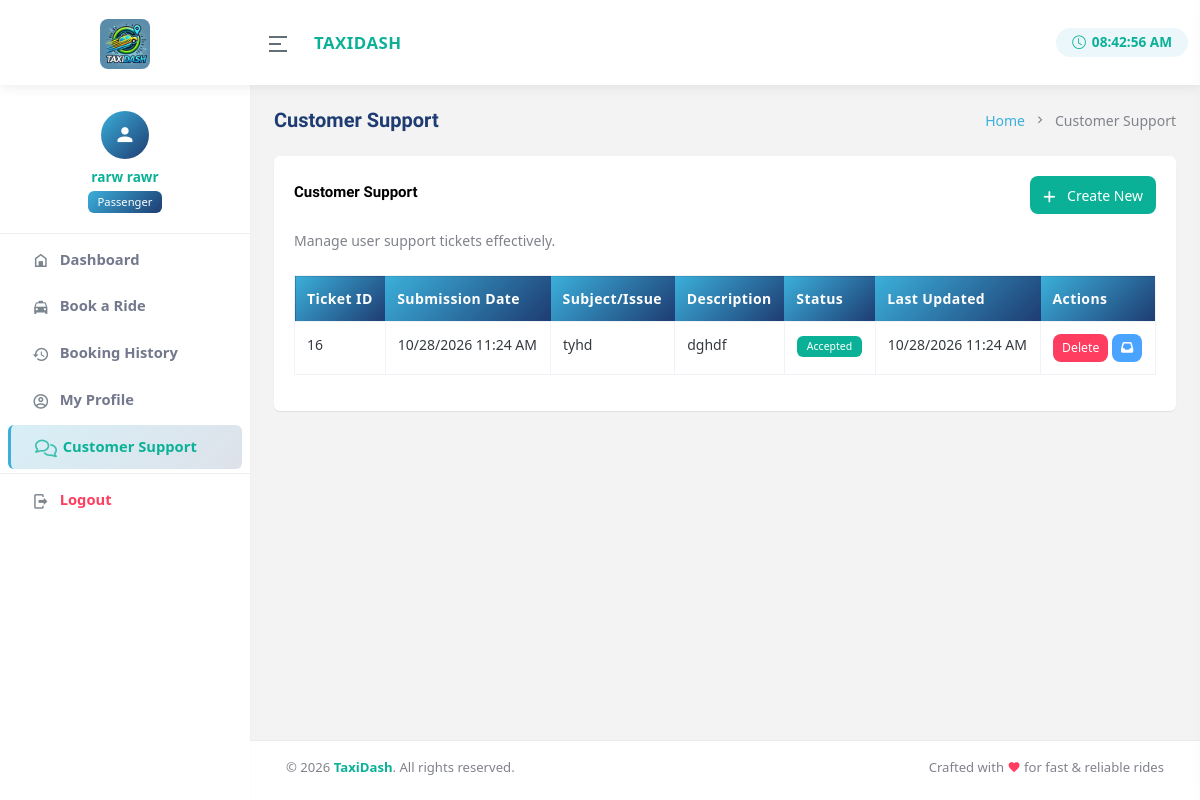
Screenshot of /-/client-customer-support.php (signed in) with the database file from the repository.
### tables this page shows
CREATE TABLE `tickets` (
  `ticket_id` int(11) NOT NULL,
  `submission_date` datetime NOT NULL,
  `subject` varchar(255) NOT NULL,
  `description` varchar(500) NOT NULL,
  `last_updated` datetime NOT NULL,
  `user_name` varchar(100) NOT NULL,
  `user_email` varchar(100) NOT NULL,
  `user_contact` varchar(100) NOT NULL,
  `priority` varchar(50) NOT NULL,
  `user_id` int(11) NOT NULL,
  `status` varchar(50) NOT NULL DEFAULT '0'
);

### -/client-customer-support.php (the view, shortened to what this page needs)
<?php include 'partials/main.php'; ?>
    <head>
        <link href="assets/libs/jqvmap/jqvmap.min.css" rel="stylesheet" />
        <?php include 'partials/head-css.php'; ?>
    </head>
    <body data-topbar="colored">
        <div id="layout-wrapper">
            <div class="main-content">
                <div class="page-content">
                    <div class="container-fluid">
                      <div class="row">
                        <div class="col-12">
                            <div class="card">
                                <div class="card-body">
                                    <div class="d-flex justify-content-between align-items-center mb-3">
                                        <h4 class="card-title">Customer Support</h4>
                                        <div class="d-flex flex-wrap gap-2">
                                            <button type="button" class="btn btn-primary add-filter-btn" data-bs-toggle="modal" data-bs-target="#createTicketModal"><i class="fas fa-plus align-middle me-2"></i> Create New</butto>
                                        </div>
                                    </div>
                                    <p class="card-title-desc">Manage user support tickets effectively.</p>
                                    <div class="table-responsive">
                           <?php
include "../php/conn.php";
$sql = "SELECT * FROM tickets WHERE user_id = '$_SESSION[user_id]'";
$result = $conn->query($sql);
?>
<table id="datatable" class="table table-bordered dt-responsive nowrap" style="border-collapse: collapse; border-spacing: 0; width: 100%;">
    <thead>
        <tr>
            <th>Ticket ID</th>
            <th>Submission Date</th>
            <th>Subject/Issue</th>
            <th>Description</th>
            <th>Status</th>
            <th>Last Updated</th>
            <th>Actions</th>
        </tr>
    </thead>
    <tbody>
        <?php
        if ($result->num_rows > 0) {
            while ($row = $result->fetch_assoc()) {
                $statusBadge = '';
                switch ($row['status']) {
                    case 1:
                        $statusBadge = "<span class='badge bg-primary'>Accepted</span>";
                        break;
                }
                echo "<tr>";
                echo "<td>" . $row['ticket_id'] . "</td>";
                echo "<td>" . date('m/d/Y h:i A', strtotime($row['submission_date'])) . "</td>";
                echo "<td>" . $row['subject'] . "</td>";
                echo "<td>" . $row['description'] . "</td>";
                echo "<td>" . $statusBadge . "</td>";
                echo "<td>" . date('m/d/Y h:i A', strtotime($row['last_updated'])) . "</td>";
                echo "<td>
                    <button class='btn btn-danger btn-sm' onclick='deleteTicket(" . $row['ticket_id'] . ")'>Delete</button>
                    <button class='btn btn-info btn-sm'  data-bs-toggle='modal' data-bs-target='#messageModal' data-ticket-id='{$row['ticket_id']}' data-user-id='{$row['user_id']}'><i class='fa fa-inbox'></i></button>
                </td>";
                echo "</tr>";
            }
        } else {
            echo "<tr><td colspan='7'>No tickets found</td></tr>";
        }
        ?>
    </tbody>
</table>
                                    </div>
                                </div>
                            </div>
                        </div>
                    </div>
                    </div>
                </div>
                <?php include 'partials/footer.php'; ?>
            </div>
        </div>
    </body>
</html>

### -/assets/css/taxidash-enhance.css (style rules this page uses)
.card { transition: transform 0.25s ease, box-shadow 0.25s ease !important; }
.btn { transition: all 0.2s ease !important; border-radius: 8px !important; }
.table thead th { background: linear-gradient(135deg, #3bafda, #1e3c72); color: white !important; border: none !important; font-weight: 600; letter-spacing: 0.4px; }
.table tbody tr { transition: background-color 0.15s ease; }
.badge { border-radius: 6px !important; font-weight: 500 !important; padding: 5px 10px !important; }

### -/partials/head-css.php (style rules this page uses)
body { overflow-x: hidden; font-family: 'AvenirNext', 'Segoe UI', sans-serif !important; color: #212529; }
* { font-family: 'AvenirNext', 'Segoe UI', sans-serif; }
.card-title { color: #343a40; font-weight: 600; }

### rows the page displays
tickets: ticket_id "16", submission_date "10/28/2026 11:24 AM", subject "tyhd", description "dghdf", status "Accepted", last_updated "10/28/2026 11:24 AM"

### other values shown
$_SESSION['firstname'].' '.$_SESSION['lastname'] "rarw rawr"
$title "Customer Support"
$pagetitle "Home"
